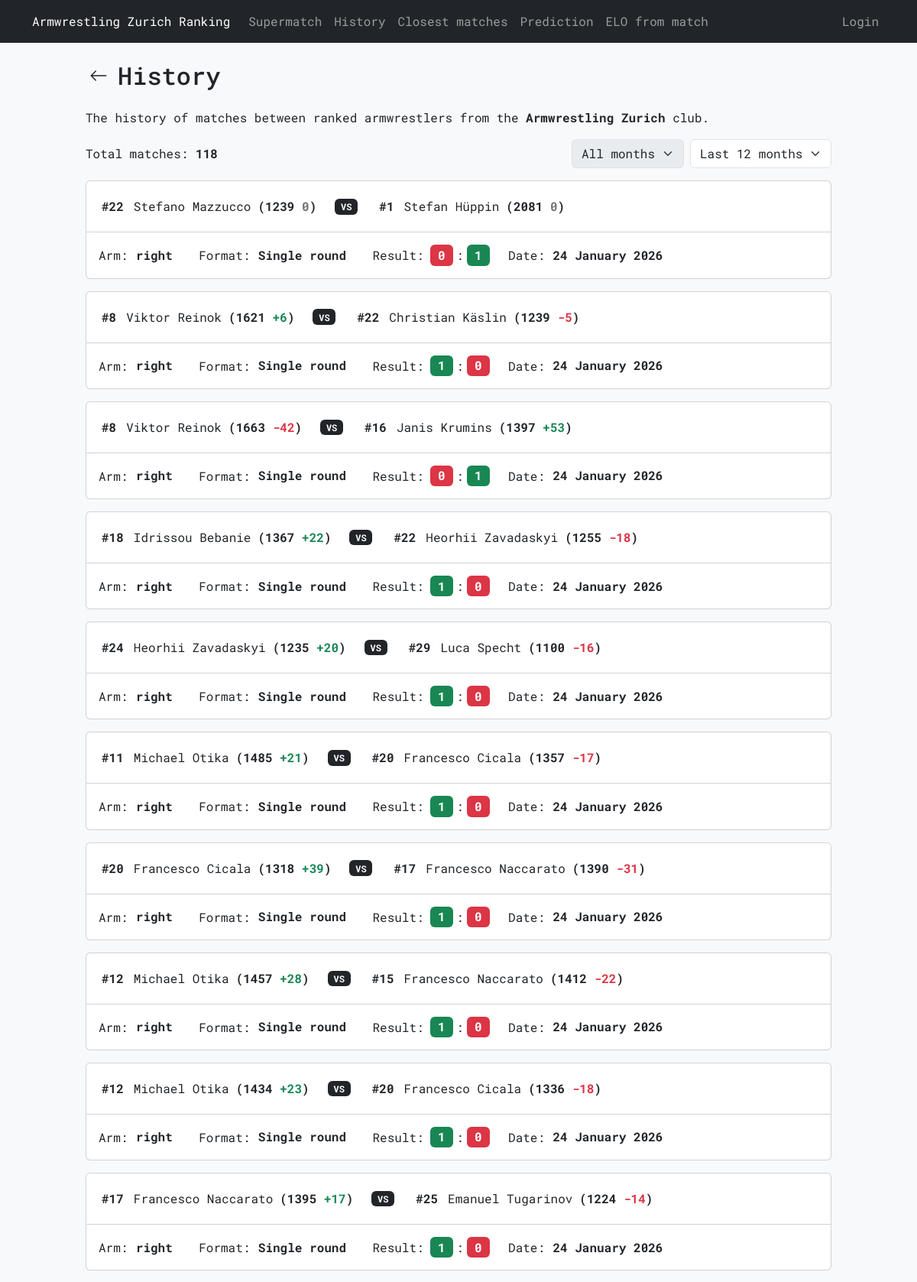
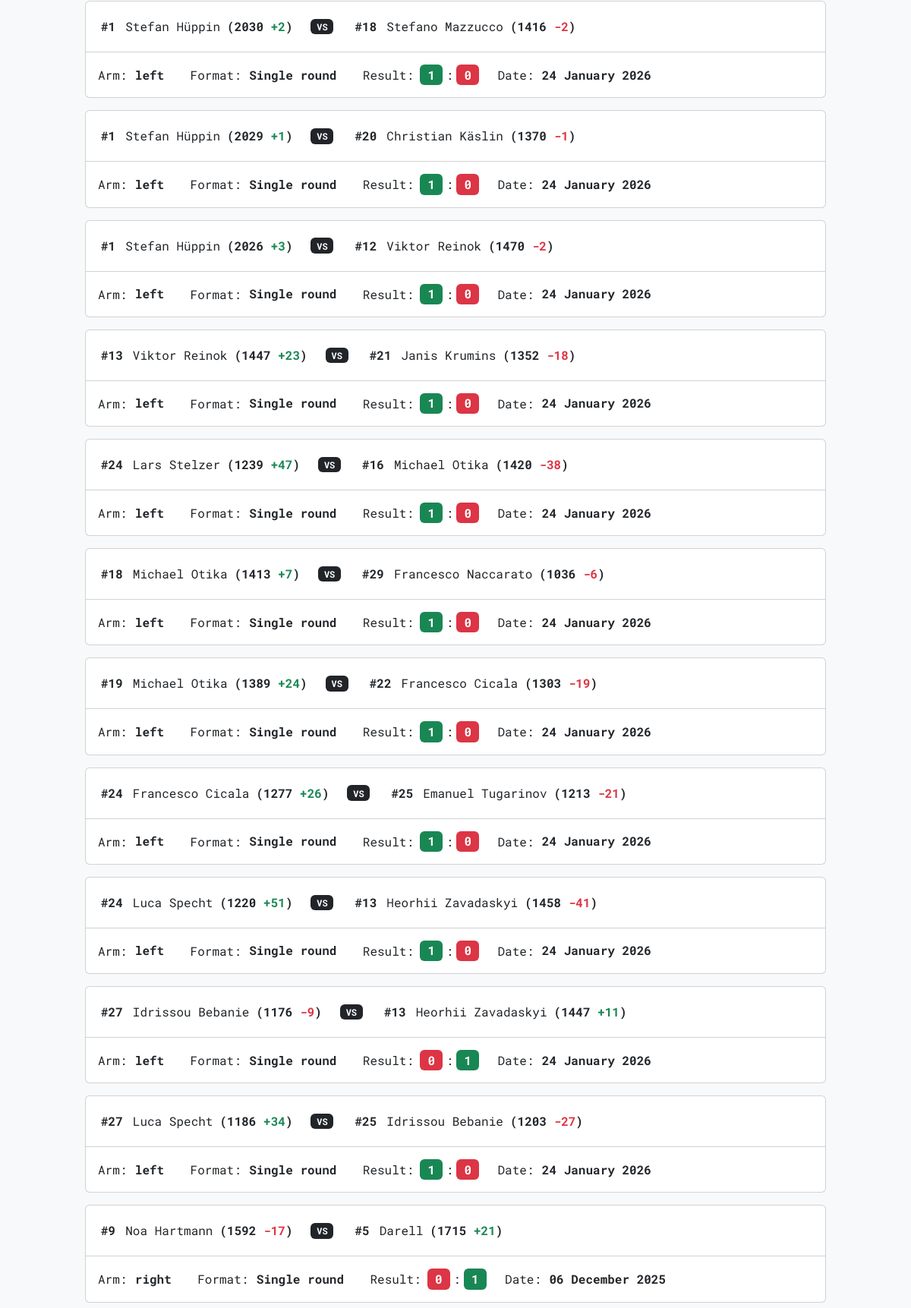
The app's page /history (upper part) with its own data (2 pictures, top to bottom).
### tables this page shows
CREATE TABLE "history" (
    id INTEGER PRIMARY KEY AUTOINCREMENT,
    armwrestler1_id INTEGER NOT NULL,
    armwrestler2_id INTEGER NOT NULL,
    arm TEXT NOT NULL CHECK (arm IN ('right', 'left')),
    armwrestler1_rank INTEGER NOT NULL,
    armwrestler2_rank INTEGER NOT NULL,
    armwrestler1_elo INTEGER NOT NULL,
    armwrestler2_elo INTEGER NOT NULL,
    armwrestler1_score INTEGER NOT NULL,
    armwrestler2_score INTEGER NOT NULL,
    armwrestler1_elo_diff INTEGER NOT NULL,
    armwrestler2_elo_diff INTEGER NOT NULL,
    selected_format TEXT NOT NULL,
    date DATETIME DEFAULT CURRENT_TIMESTAMP,
    added_by TEXT NOT NULL,
    FOREIGN KEY (armwrestler1_id) REFERENCES armwrestlers(id),
    FOREIGN KEY (armwrestler2_id) REFERENCES armwrestlers(id),
    FOREIGN KEY (added_by) REFERENCES users(username)
);

CREATE TABLE "armwrestlers" (
    id INTEGER PRIMARY KEY AUTOINCREMENT,
    name TEXT NOT NULL UNIQUE,
    right_elo INTEGER NOT NULL,
    left_elo INTEGER NOT NULL,
    right_rank INTEGER,
    left_rank INTEGER,
    added_by TEXT NOT NULL,
    active_until DATE NOT NULL,
    last_edited_by TEXT,
    FOREIGN KEY (added_by) REFERENCES users(username)
);

### armelo_app.py (the view, shortened to what this page needs)
@app.route("/history")
def history():
    selected_year = request.args.get('year', 'last_12_months')
    selected_month = m if (m := request.args.get('month', type=int)) in range(1, 13) else None
    today = datetime.now()
    current_year = today.year
    if selected_year == "last_12_months":
        selected_month = None
        start_date = today - timedelta(days=365)
        end_date = today + timedelta(days=1)
    year_rows = db_execute("SELECT DISTINCT STRFTIME('%Y', date) FROM history ORDER BY 1 DESC")
    years = [int(r[0]) for r in year_rows]
    if current_year not in years:
        years.insert(0, current_year)
    months = list(enumerate(month_name))[1:]
    query = '''
        SELECT a1.id AS armwrestler1_id, a1.name AS armwrestler1_name,
               a2.id AS armwrestler2_id, a2.name AS armwrestler2_name,
               h.arm, h.armwrestler1_rank, h.armwrestler2_rank,
               h.armwrestler1_elo, h.armwrestler2_elo,
               h.armwrestler1_score, h.armwrestler2_score,
               h.armwrestler1_elo_diff, h.armwrestler2_elo_diff,
               h.selected_format, h.date
        FROM history h
        JOIN armwrestlers a1 ON h.armwrestler1_id = a1.id
        JOIN armwrestlers a2 ON h.armwrestler2_id = a2.id
        WHERE h.date >= ? AND h.date < ?
        ORDER BY h.id DESC
    '''
    params = [start_date.strftime('%Y-%m-%d'), end_date.strftime('%Y-%m-%d')]
    matches = db_execute(query, *params)
    total_matches = db_execute('SELECT COUNT(*) FROM history')[0][0]
    formatted_data = get_matches_formatted_data(matches)
    template_data = {
        'matches': matches, 'formatted_data': formatted_data,
        'total_matches': total_matches,
        'months': months, 'years': years,
        'selected_month': selected_month, 'selected_year': selected_year
    }
    return render_template('history.html', **template_data)

### armelo_app.py (called while the page is built)
@app.context_processor
def inject_user():
    username = session.get('username')
    return dict(username=username)

### config.py (called while the page is built)
def get_db():
    db = getattr(g, '_database', None)
    if db is None:
        db = g._database = sqlite3.connect(DATABASE)
    return db

def db_execute(query, *args):
    db = get_db()
    cur = db.cursor()
    cur.execute(query, args)
    if query.strip().upper().startswith(("SELECT", "WITH")):
        rv = cur.fetchall()
        cur.close()
        return rv
    else:
        db.commit()
        cur.close()

### templates/history.html (shortened to what this page needs)
{% extends "layout.html" %}
{% block content %}
<div class="mb-4">
    <div class="row p-auto m-auto">
        <div class="col-auto p-0 d-flex align-items-center">
            <form action="{{ url_for('ranking') }}" method="GET">
                <button type="submit" class="btn btn-generic px-1 py-1 d-flex align-items-center">
                    <svg xmlns="http://www.w3.org/2000/svg" width="24" height="24" fill="currentColor" class="bi bi-arrow-left" viewBox="0 0 16 16">
                        <path fill-rule="evenodd" d="M15 8a.5.5 0 0 0-.5-.5H2.707l3.147-3.146a.5.5 0 1 0-.708-.708l-4 4a.5.5 0 0 0 0 .708l4 4a.5.5 0 0 0 .708-.708L2.707 8.5H14.5A.5.5 0 0 0 15 8"/>
                    </svg>
                </button>
            </form>
        </div>
        <div class="col d-flex align-items-center px-2">
            <h2 class="mb-0">History</h2>
        </div>
    </div>
</div>
<p>The history of matches between ranked armwrestlers from the <strong>Armwrestling Zurich</strong> club.</p>
<div class="d-flex flex-column flex-lg-row flex-wrap align-items-start align-items-lg-center mb-3">
  <span class="text-nowrap me-2">
    Total matches: <strong>{{ total_matches }}</strong>
  </span>
  <div class="d-flex gap-2 mt-3 mt-lg-0 ms-lg-auto flex-wrap">
    <form hx-get="{{ url_for('history') }}" hx-trigger="change" hx-target="body" hx-swap="outerHTML" class="d-flex gap-2">
        <select name="month" class="form-select w-auto" {% if selected_year == 'last_12_months' %}disabled{% endif %}>
          <option value="" {% if selected_month is none %}selected{% endif %}>All months</option>
        </select>
        <select name="year" class="form-select w-auto">
          <option value="last_12_months" {% if selected_year == 'last_12_months' %}selected{% endif %}>Last 12 months</option>
        </select>
    </form>
  </div>
</div>
{% if matches %}
  {% include 'matches_partial.html' %}
{% else %}
<div class="alert alert-secondary">
    There are no matches in the selected time period.
</div>
{% endif %}
{% endblock %}

### templates/matches_partial.html (shortened to what this page needs)
{% for match in matches %}
<div class="col-12 mb-3">
    {% if wins_losses %}
        {% if wins_losses[loop.index - 1] == 'win' %}
            <div class="card border-success card-wider-border">
        {% elif wins_losses[loop.index - 1] == 'loss' %}
            <div class="card border-danger card-wider-border">
        {% else %}
            <div class="card card-wider-border">
        {% endif %}
    {% else %}
        <div class="card">
    {% endif %}
            <div class="card-header bg-transparent">
                <div class="row mt-2">
                    <div class="col-12 col-lg-auto mb-2 d-flex justify-content-center">
                        <div class="d-flex align-items-center gap-0 align-middle">
                            {% if match[5] %}
                            <strong class="align-middle p-1">#{{ match[5] }}</strong>
                            {% endif %}
                            <a href="{{ url_for('view_member', id=match[0]) }}" class="btn btn-generic text-start px-2 py-1 m-0 text-nowrap">
                            {{ match[1] }}
                            </a>
                            <strong class="text-nowrap align-middle">({{ match[7] }} <span class="{{ formatted_data[loop.index - 1][2] }}">{{ formatted_data[loop.index - 1][4] }}</span>)</strong>
                        </div>
                    </div>
                    <div class="col-12 col-lg-auto text-center mb-2 d-flex align-items-center justify-content-center">
                        <span class="badge bg-dark">VS</span>
                    </div>
                    <div class="col-12 col-lg-auto mb-2 d-flex justify-content-center">
                        <div class="d-flex align-items-center gap-0 align-middle">
                            {% if match[6] %}
                            <strong class="align-middle p-1">#{{ match[6] }}</strong>
                            {% endif %}
                            <a href="{{ url_for('view_member', id=match[2]) }}" class="btn btn-generic text-start px-2 py-1 m-0 text-nowrap">
                                {{ match[3] }}
                            </a>
                            <strong class="text-nowrap align-middle">({{ match[8] }} <span class="{{ formatted_data[loop.index - 1][3] }}">{{ formatted_data[loop.index - 1][5] }}</span>)</strong>
                        </div>
                    </div>
                </div>
            </div>
            <div class="card-body">
                <div class="card-text">
                    <div class="row justify-content-start">
                        <div class="col-12 col-lg-auto mb-2 mb-lg-0 text-start">
                            Arm:<span class="fs-6 mx-0 badge text-dark">{{ match[4] }}</span>
                        </div>
                        <div class="col-12 col-lg-auto mb-2 mb-lg-0 text-start">
                            Format:<span class="fs-6 mx-0 badge text-dark">{{ match[13] }}</span>
                        </div>
                        <div class="col-12 col-lg-auto mb-2 mb-lg-0 text-start">
                            Result:<span class="fs-6 ms-2 me-1 badge {{ formatted_data[loop.index - 1][0] }}">{{ match[9] }}</span>:<span class="fs-6 ms-1 me-0 badge {{ formatted_data[loop.index - 1][1] }}">{{ match[10] }}</span>
                        </div>
                        <div class="col-12 col-lg-auto mb-0 mb-lg-0 text-start">
                            Date:<span class="fs-6 mx-0 badge text-dark">{{ formatted_data[loop.index - 1][6] }}</span>
                        </div>
                    </div>
                </div>
            </div>
        </div>
</div>
{% endfor %}

### static/styles.css (style rules this page uses)
* { font-family: 'Roboto Mono', monospace; }
html, body { height: 100%; scrollbar-width: none; -ms-overflow-style: none; }
body { display: flex; flex-direction: column; }
.btn-generic { --bs-btn-bg: transparent; --bs-btn-border-color: transparent; --bs-btn-hover-bg: transparent; --bs-btn-hover-border-color: var(--bs-secondary); --bs-btn-active-border-color: var(--bs-secondary); --bs-btn-active-bg: transparent; }

### records on screen
history: armwrestler1_rank "22", name "Stefano Mazzucco", armwrestler1_elo "1239", index "0", armwrestler2_rank "1", name "Stefan Hüppin", armwrestler2_elo "2081", arm "right", selected_format "Single round", armwrestler1_score "0", armwrestler2_score "1", date "24 January 2026"
history: armwrestler1_rank "8", name "Viktor Reinok", armwrestler1_elo "1621", index "+6", armwrestler2_rank "22", name "Christian Käslin", armwrestler2_elo "1239", armwrestler2_elo_diff "-5", arm "right", selected_format "Single round", armwrestler1_score "1", armwrestler2_score "0", date "24 January 2026"
history: armwrestler1_rank "8", name "Viktor Reinok", armwrestler1_elo "1663", armwrestler1_elo_diff "-42", armwrestler2_rank "16", name "Janis Krumins", armwrestler2_elo "1397", index "+53", arm "right", selected_format "Single round", armwrestler1_score "0", armwrestler2_score "1", date "24 January 2026"
history: armwrestler1_rank "18", name "Idrissou Bebanie", armwrestler1_elo "1367", index "+22", armwrestler2_rank "22", name "Heorhii Zavadaskyi", armwrestler2_elo "1255", armwrestler2_elo_diff "-18", arm "right", selected_format "Single round", armwrestler1_score "1", armwrestler2_score "0", date "24 January 2026"
history: armwrestler1_rank "24", name "Heorhii Zavadaskyi", armwrestler1_elo "1235", index "+20", armwrestler2_rank "29", name "Luca Specht", armwrestler2_elo "1100", armwrestler2_elo_diff "-16", arm "right", selected_format "Single round", armwrestler1_score "1", armwrestler2_score "0", date "24 January 2026"
history: armwrestler1_rank "11", name "Michael Otika", armwrestler1_elo "1485", index "+21", armwrestler2_rank "20", name "Francesco Cicala", armwrestler2_elo "1357", armwrestler2_elo_diff "-17", arm "right", selected_format "Single round", armwrestler1_score "1", armwrestler2_score "0", date "24 January 2026"
history: armwrestler1_rank "20", name "Francesco Cicala", armwrestler1_elo "1318", index "+39", armwrestler2_rank "17", name "Francesco Naccarato", armwrestler2_elo "1390", armwrestler2_elo_diff "-31", arm "right", selected_format "Single round", armwrestler1_score "1", armwrestler2_score "0", date "24 January 2026"
history: armwrestler1_rank "12", name "Michael Otika", armwrestler1_elo "1457", index "+28", armwrestler2_rank "15", name "Francesco Naccarato", armwrestler2_elo "1412", armwrestler2_elo_diff "-22", arm "right", selected_format "Single round", armwrestler1_score "1", armwrestler2_score "0", date "24 January 2026"
history: armwrestler1_rank "12", name "Michael Otika", armwrestler1_elo "1434", index "+23", armwrestler2_rank "20", name "Francesco Cicala", armwrestler2_elo "1336", armwrestler2_elo_diff "-18", arm "right", selected_format "Single round", armwrestler1_score "1", armwrestler2_score "0", date "24 January 2026"
history: armwrestler1_rank "17", name "Francesco Naccarato", armwrestler1_elo "1395", index "+17", armwrestler2_rank "25", name "Emanuel Tugarinov", armwrestler2_elo "1224", armwrestler2_elo_diff "-14", arm "right", selected_format "Single round", armwrestler1_score "1", armwrestler2_score "0", date "24 January 2026"
history: armwrestler1_rank "1", name "Stefan Hüppin", armwrestler1_elo "2030", index "+2", armwrestler2_rank "18", name "Stefano Mazzucco", armwrestler2_elo "1416", armwrestler2_elo_diff "-2", arm "left", selected_format "Single round", armwrestler1_score "1", armwrestler2_score "0", date "24 January 2026"
history: armwrestler1_rank "1", name "Stefan Hüppin", armwrestler1_elo "2029", index "+1", armwrestler2_rank "20", name "Christian Käslin", armwrestler2_elo "1370", armwrestler2_elo_diff "-1", arm "left", selected_format "Single round", armwrestler1_score "1", armwrestler2_score "0", date "24 January 2026"
history: armwrestler1_rank "1", name "Stefan Hüppin", armwrestler1_elo "2026", index "+3", armwrestler2_rank "12", name "Viktor Reinok", armwrestler2_elo "1470", armwrestler2_elo_diff "-2", arm "left", selected_format "Single round", armwrestler1_score "1", armwrestler2_score "0", date "24 January 2026"
history: armwrestler1_rank "13", name "Viktor Reinok", armwrestler1_elo "1447", index "+23", armwrestler2_rank "21", name "Janis Krumins", armwrestler2_elo "1352", armwrestler2_elo_diff "-18", arm "left", selected_format "Single round", armwrestler1_score "1", armwrestler2_score "0", date "24 January 2026"
history: armwrestler1_rank "24", name "Lars Stelzer", armwrestler1_elo "1239", index "+47", armwrestler2_rank "16", name "Michael Otika", armwrestler2_elo "1420", armwrestler2_elo_diff "-38", arm "left", selected_format "Single round", armwrestler1_score "1", armwrestler2_score "0", date "24 January 2026"
history: armwrestler1_rank "18", name "Michael Otika", armwrestler1_elo "1413", index "+7", armwrestler2_rank "29", name "Francesco Naccarato", armwrestler2_elo "1036", armwrestler2_elo_diff "-6", arm "left", selected_format "Single round", armwrestler1_score "1", armwrestler2_score "0", date "24 January 2026"
history: armwrestler1_rank "19", name "Michael Otika", armwrestler1_elo "1389", index "+24", armwrestler2_rank "22", name "Francesco Cicala", armwrestler2_elo "1303", armwrestler2_elo_diff "-19", arm "left", selected_format "Single round", armwrestler1_score "1", armwrestler2_score "0", date "24 January 2026"
history: armwrestler1_rank "24", name "Francesco Cicala", armwrestler1_elo "1277", index "+26", armwrestler2_rank "25", name "Emanuel Tugarinov", armwrestler2_elo "1213", armwrestler2_elo_diff "-21", arm "left", selected_format "Single round", armwrestler1_score "1", armwrestler2_score "0", date "24 January 2026"
history: armwrestler1_rank "24", name "Luca Specht", armwrestler1_elo "1220", index "+51", armwrestler2_rank "13", name "Heorhii Zavadaskyi", armwrestler2_elo "1458", armwrestler2_elo_diff "-41", arm "left", selected_format "Single round", armwrestler1_score "1", armwrestler2_score "0", date "24 January 2026"
history: armwrestler1_rank "27", name "Idrissou Bebanie", armwrestler1_elo "1176", armwrestler1_elo_diff "-9", armwrestler2_rank "13", name "Heorhii Zavadaskyi", armwrestler2_elo "1447", index "+11", arm "left", selected_format "Single round", armwrestler1_score "0", armwrestler2_score "1", date "24 January 2026"
history: armwrestler1_rank "27", name "Luca Specht", armwrestler1_elo "1186", index "+34", armwrestler2_rank "25", name "Idrissou Bebanie", armwrestler2_elo "1203", armwrestler2_elo_diff "-27", arm "left", selected_format "Single round", armwrestler1_score "1", armwrestler2_score "0", date "24 January 2026"
history: armwrestler1_rank "9", name "Noa Hartmann", armwrestler1_elo "1592", armwrestler1_elo_diff "-17", armwrestler2_rank "5", name "Darell", armwrestler2_elo "1715", index "+21", arm "right", selected_format "Single round", armwrestler1_score "0", armwrestler2_score "1", index "06 December 2025"

### other values on screen
{{ total_matches }} "118"
